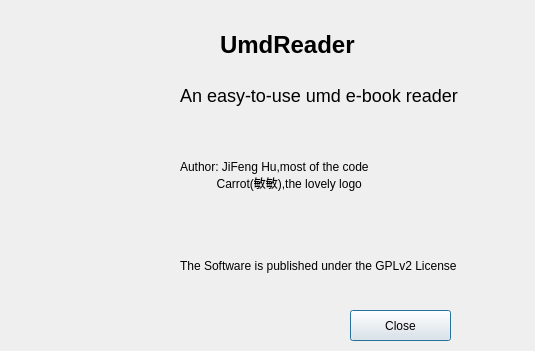
<?xml version="1.0" encoding="UTF-8"?>
<ui version="4.0">
 <class>AboutDialog</class>
 <widget class="QDialog" name="AboutDialog">
  <property name="geometry">
   <rect>
    <x>0</x>
    <y>0</y>
    <width>535</width>
    <height>351</height>
   </rect>
  </property>
  <property name="sizePolicy">
   <sizepolicy hsizetype="Fixed" vsizetype="Fixed">
    <horstretch>0</horstretch>
    <verstretch>0</verstretch>
   </sizepolicy>
  </property>
  <property name="windowTitle">
   <string>About UmdReader</string>
  </property>
  <widget class="QLabel" name="titleLabel">
   <property name="geometry">
    <rect>
     <x>220</x>
     <y>20</y>
     <width>201</width>
     <height>51</height>
    </rect>
   </property>
   <property name="text">
    <string>&lt;font size=6&gt;&lt;b&gt;UmdReader&lt;/b&gt;</string>
   </property>
  </widget>
  <widget class="QPushButton" name="pushButton">
   <property name="geometry">
    <rect>
     <x>350</x>
     <y>310</y>
     <width>101</width>
     <height>31</height>
    </rect>
   </property>
   <property name="text">
    <string>Close</string>
   </property>
  </widget>
  <widget class="QLabel" name="iconLabel">
   <property name="geometry">
    <rect>
     <x>10</x>
     <y>70</y>
     <width>131</width>
     <height>131</height>
    </rect>
   </property>
   <property name="text">
    <string/>
   </property>
  </widget>
  <widget class="QLabel" name="label">
   <property name="geometry">
    <rect>
     <x>180</x>
     <y>80</y>
     <width>311</width>
     <height>31</height>
    </rect>
   </property>
   <property name="text">
    <string>&lt;font size=5&gt;An easy-to-use umd e-book reader&lt;/font&gt;</string>
   </property>
  </widget>
  <widget class="QLabel" name="label_2">
   <property name="geometry">
    <rect>
     <x>180</x>
     <y>150</y>
     <width>341</width>
     <height>51</height>
    </rect>
   </property>
   <property name="text">
    <string>Author: JiFeng Hu&lt;hjf004@gmail.com&gt;,most of the code
           Carrot(敏敏),the lovely logo</string>
   </property>
  </widget>
  <widget class="QLabel" name="label_3">
   <property name="geometry">
    <rect>
     <x>180</x>
     <y>240</y>
     <width>331</width>
     <height>51</height>
    </rect>
   </property>
   <property name="text">
    <string>The Software is published under the GPLv2 License</string>
   </property>
  </widget>
 </widget>
 <resources/>
 <connections/>
</ui>
